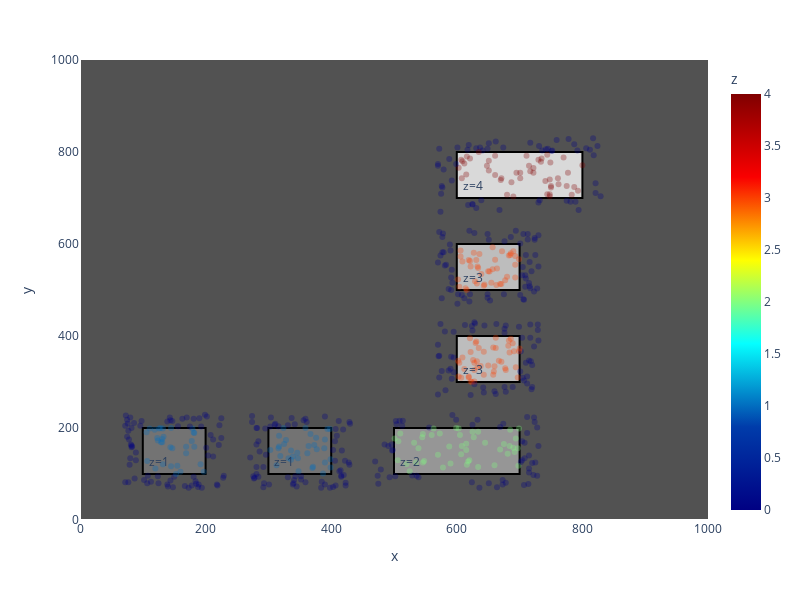

Notebook code cell kept with this figure:
### Code cell
df_success = generate_player_data()
df = pd.concat([df_success])
fig = px.scatter(df, x='x', y='y', color='z', color_continuous_scale=px.colors.sequential.Jet, opacity=0.3)
fig = setup_figure(fig)
fig = plot_rectangles(fig)
fig = fig.update_layout(showlegend=False)
fig.show()

### Figure 1 — Plotly figure (JSON) as saved in the notebook; plotly's stock layout.template omitted (floating-point values rounded to 4 significant figures; data arrays with more than 128 entries replaced by an {"elided": "..."} marker saying what was removed)
{"data": [{"hovertemplate": "x=%{x}<br>y=%{y}<br>z=%{marker.color}<extra></extra>", "legendgroup": "", "marker": {"color": {"elided": "600 int values"}, "coloraxis": "coloraxis", "opacity": 0.3, "symbol": "circle"}, "mode": "markers", "name": "", "orientation": "v", "showlegend": false, "type": "scatter", "x": {"elided": "600 int values"}, "xaxis": "x", "y": {"elided": "600 int values"}, "yaxis": "y"}, {"hoverinfo": "skip", "mode": "text", "text": ["z=1"], "type": "scatter", "x": [125], "y": [125]}, {"hoverinfo": "skip", "mode": "text", "text": ["z=1"], "type": "scatter", "x": [325], "y": [125]}, {"hoverinfo": "skip", "mode": "text", "text": ["z=2"], "type": "scatter", "x": [525], "y": [125]}, {"hoverinfo": "skip", "mode": "text", "text": ["z=3"], "type": "scatter", "x": [625], "y": [325]}, {"hoverinfo": "skip", "mode": "text", "text": ["z=3"], "type": "scatter", "x": [625], "y": [525]}, {"hoverinfo": "skip", "mode": "text", "text": ["z=4"], "type": "scatter", "x": [625], "y": [725]}], "layout": {"coloraxis": {"colorbar": {"title": {"text": "z"}}, "colorscale": [[0, "rgb(0,0,131)"], [0.2, "rgb(0,60,170)"], [0.4, "rgb(5,255,255)"], [0.6, "rgb(255,255,0)"], [0.8, "rgb(250,0,0)"], [1, "rgb(128,0,0)"]]}, "height": 600, "legend": {"tracegroupgap": 0}, "margin": {"t": 60}, "plot_bgcolor": "rgb(82,82,82)", "shapes": [{"fillcolor": "rgb(115,115,115)", "layer": "below", "line": {"color": "rgb(0,0,0)"}, "type": "rect", "x0": 100, "x1": 200, "y0": 100, "y1": 200}, {"fillcolor": "rgb(115,115,115)", "layer": "below", "line": {"color": "rgb(0,0,0)"}, "type": "rect", "x0": 300, "x1": 400, "y0": 100, "y1": 200}, {"fillcolor": "rgb(150,150,150)", "layer": "below", "line": {"color": "rgb(0,0,0)"}, "type": "rect", "x0": 500, "x1": 700, "y0": 100, "y1": 200}, {"fillcolor": "rgb(189,189,189)", "layer": "below", "line": {"color": "rgb(0,0,0)"}, "type": "rect", "x0": 600, "x1": 700, "y0": 300, "y1": 400}, {"fillcolor": "rgb(189,189,189)", "layer": "below", "line": {"color": "rgb(0,0,0)"}, "type": "rect", "x0": 600, "x1": 700, "y0": 500, "y1": 600}, {"fillcolor": "rgb(217,217,217)", "layer": "below", "line": {"color": "rgb(0,0,0)"}, "type": "rect", "x0": 600, "x1": 800, "y0": 700, "y1": 800}], "showlegend": false, "width": 800, "xaxis": {"anchor": "y", "domain": [0, 1], "range": [0, 1000], "showgrid": false, "title": {"text": "x"}}, "yaxis": {"anchor": "x", "domain": [0, 1], "range": [0, 1000], "showgrid": false, "title": {"text": "y"}}}}
